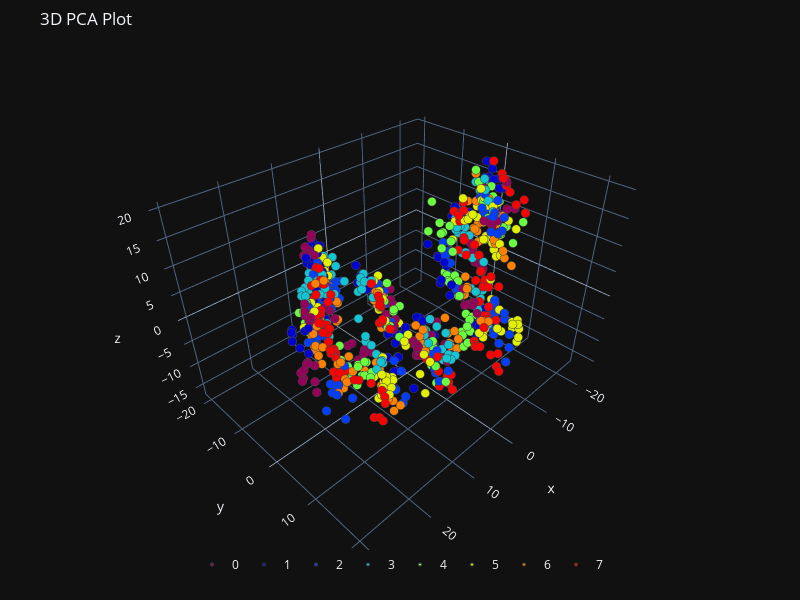

The notebook cell this image was saved under:
### Code cell
plot_3d(principalComponents[:, 0],
        principalComponents[:, 1],
        principalComponents[:, 2],
        path = os.path.join(explanatory_fMRI_dir, 'pca_3d.png'),
        y = categories[subject_id],
        title="3D PCA Plot")
